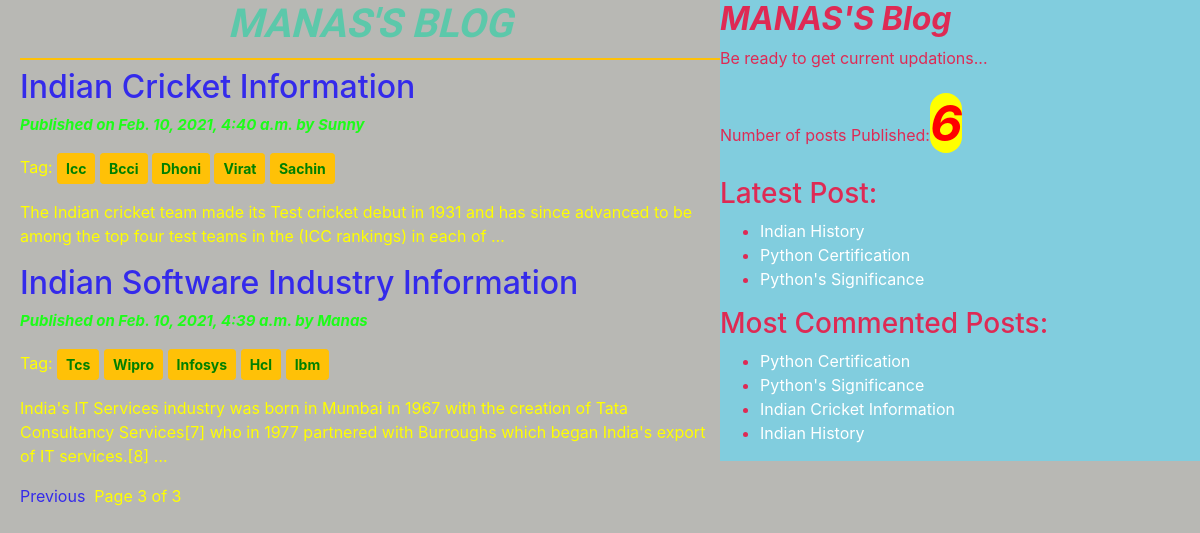
/?page=3, run on the app's committed database.
### blog/models.py (models this page shows, shortened)
class Post(models.Model):
    STATUS_CHOICES=(('draft','Draft'),('published','Published'))
    title=models.CharField(max_length=150)
    slug=models.SlugField(max_length=250,unique_for_date='publish')
    author=models.ForeignKey(User,on_delete=models.CASCADE,related_name='blog_posts')
    body=models.TextField()
    publish=models.DateTimeField(default=timezone.now)
    created=models.DateTimeField(auto_now_add=True)
    updated=models.DateTimeField(auto_now=True)
    status=models.CharField(max_length=10,choices=STATUS_CHOICES,default='draft')
    objects=CustomManager()
    tags=TaggableManager()
    class Meta:
        ordering=('-publish',)
    def get_absolute_url(self):
        return reverse("post_detail",args=[self.publish.year,self.publish.strftime('%m'),self.publish.strftime('%d'),self.slug])

### blog/views.py (the view)
# urls.py: path('', views.post_list_view),
def post_list_view(request,tag_slug=None):
    post_list=Post.objects.all()
    tag=None
    if tag_slug:
        tag=get_object_or_404(Tag,slug=tag_slug)
        post_list=post_list.filter(tags__in=[tag])
    paginator=Paginator(post_list,2)
    page_number=request.GET.get('page')
    try:
        post_list=paginator.page(page_number)
    except PageNotAnInteger:
        post_list=paginator.page(1)
    except EmptyPage:
        post_list=paginator.page(paginator.num_pages)
    return render(request,'blog/post_list.html',{'post_list':post_list,'tag':tag})

### blog/models.py (called while the page is built)
    def get_queryset(self):
        return super().get_queryset().filter(status='published')

### blog/templatetags/blog_tags.py (called while the page is built)
@register.simple_tag
def total_posts():
    return Post.objects.count()

@register.inclusion_tag('blog/show_latest_posts123.html')
def show_latest_posts(count=3):
    latest_post=Post.objects.order_by('-publish')[:count]
    return {'latest_post':latest_post}

@register.simple_tag
def get_most_commented_post(count=4):
    most_commented_post=Post.objects.annotate(total_comments=Count('comments')).order_by('-total_comments')[:count]
    return most_commented_post

### templates/blog/post_list.html (shortened to what this page needs)
<!DOCTYPE html>
{% extends 'blog/base.html'%}
{% load static %}
{% block content_block %}
<h1 ><strong><em>MANAS'S BLOG</em></strong></h1>
     {% for post in post_list%}
       <a href="{{post.get_absolute_url}}"> <h2>{{post.title}}</h2></a>
       <p class="date">Published on {{post.publish}} by {{post.author|title}}</p>
       <p>Tag:
         {% for tag in post.tags.all %}
         <a class='btn btn-warning btn-sm' style="font-weight:bold;color:green;"
         href="{% url 'post_list_by_tag_name' tag.slug %}">{{tag.name|title}}</a>
         {% endfor %}
       </p>
       {{post.body|truncatewords:30|linebreaks }}
     {%endfor%}
     {% include 'blog/pagination.html' with page=post_list%}
{%endblock%}

### templates/blog/base.html (shortened to what this page needs)
<!DOCTYPE html>
{% load blog_tags %}
{% load static %}
<html lang="en" dir="ltr">
  <head>
    <link rel="stylesheet" href="{% static "css/bootstrap.css" %}">
    <link rel="stylesheet" href="{% static "css/blog.css" %}">
  </head>
  <body>
    <div class="content">
      {% block content_block %}
      {%endblock%}
    </div>
    <div class="sidebar">
      <h2><strong><em>MANAS'S Blog</em></strong></h2>
    <p>Be ready to get current updations...</p>
    <p>Number of posts Published:<span id='publish'>{%total_posts%}</span></p>
    <h3>Latest Post:</h3>{% show_latest_posts %}
    <h3>Most Commented Posts:</h3>
    {% get_most_commented_post as most_commented_post%}
    <ul>
      {% for post in most_commented_post%}
      <li > <a style="color:white;" href="{{post.get_absolute_url}}">{{post.title}}</a></li>
      {% endfor%}
    </ul>
    </div>
  </body>
</html>

### templates/blog/show_latest_posts123.html
<ul>
  {% for post in latest_post %}
  <li > <a style="color:white;" href="{{post.get_absolute_url}}">{{post.title}}</a></li>
  {% endfor %}
</ul>

### statics/css/blog.css (style rules this page uses)
.content { width:60%; float: left; padding-left: 20px; height: 100%; }
.sidebar { float:right; background: #81cdde; width: 40%; padding-top: 0px; height: 100%; color: #de2a54; }
.date { color:#1dfc19; font-weight: bold; font-style: italic; font-size: 15px; }
body { background: #b8b8b4; color: yellow; }
h1 { text-align: center; border-bottom: 2px solid #ffc107; padding-bottom: 10px; font-family: 'Reggae One', cursive; color: #ffd240; }
a { color: #342aeb; }
#publish { font-size: 50px; font-weight: bold; color: red; font-style: italic; background: yellow; border-radius: 100px; }

### data on the page
Post: title "Indian Cricket Information", publish "Feb. 10, 2021, 4:40 a.m.", author "Sunny", body "The Indian cricket team made its Test cricket debut in 1931 and has since advanced to be among the top four test teams in the (ICC rankings) in each of …"
Tag: name "Icc"
Tag: name "Bcci"
Tag: name "Dhoni"
Tag: name "Virat"
Tag: name "Sachin"
Post: title "Indian Software Industry Information", publish "Feb. 10, 2021, 4:39 a.m.", author "Manas", body "India's IT Services industry was born in Mumbai in 1967 with the creation of Tata Consultancy Services[7] who in 1977 partnered with Burroughs which began India's export of IT services.[8] …"
Tag: name "Tcs"
Tag: name "Wipro"
Tag: name "Infosys"
Tag: name "Hcl"
Tag: name "Ibm"
Post: title "Indian History"
Post: title "Python Certification"
Post: title "Python's Significance"

### other printed values
{{ page.number }} "3"
{{ page.paginator.num_pages }} "3"
